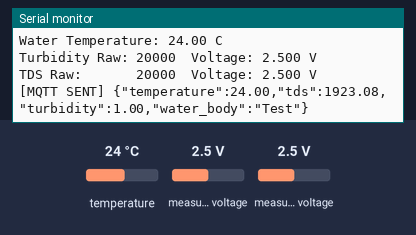
A program run on a simulated ESP8266 (NodeMCU). Parts: the last lines printed to the serial monitor. The inputs (shaded band) are chosen by the test bench; at power-on: temperature 24 °C, measured voltage 2.5 V. WiFi joins after 1.5 s; servers stay silent unless stated; no MQTT or app messages arrive unless stated.

Above: at 3.7 s.
3.8 s: temperature set to 12 °C
At 5.1 s:
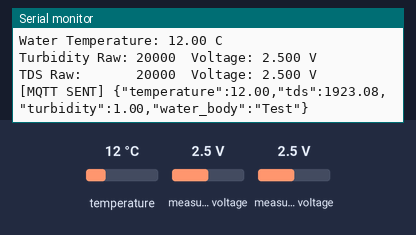
5.3 s: measured voltage (sensor 200) set to 0.1 V
At 6.0 s:
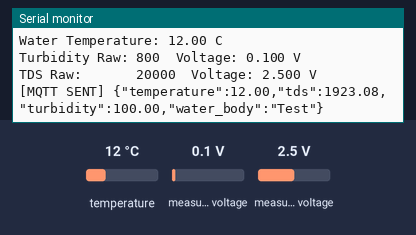
6.8 s: measured voltage (sensor 201) set to 0.1 V
At 8.1 s:
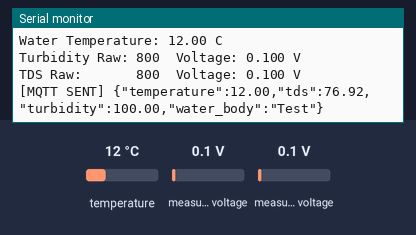
8.3 s: temperature set to 19 °C
At 9.4 s:
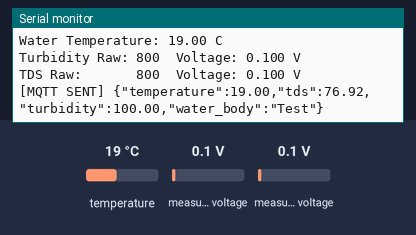
9.8 s: measured voltage (sensor 200) set to 1.2 V
At 11.1 s:
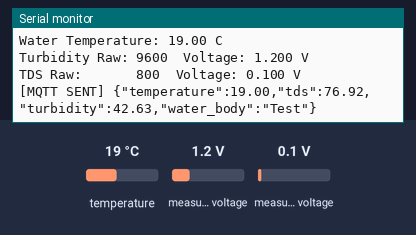
11.3 s: measured voltage (sensor 201) set to 1.2 V
At 12.0 s:
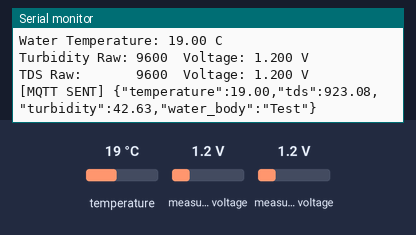
Timing chart, 0 to 13.8 s (numbered marks = the images above; inputs shaded):
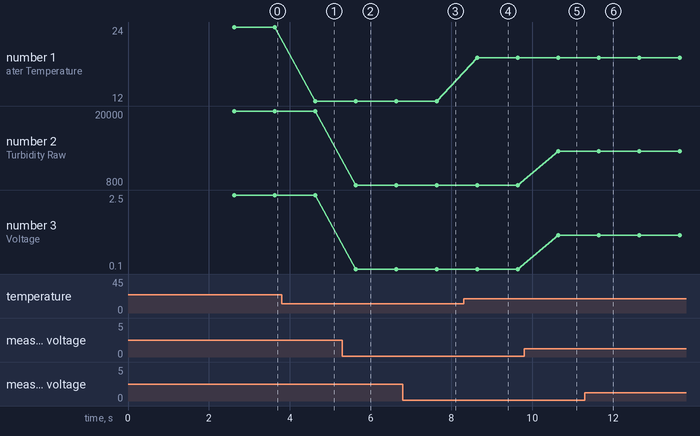

The program:

main.cpp
```cpp
/*
  ESP8266 -> MQTT Water Quality System
  ----------------------------------------
  Reads DS18B20 (temperature), ADS1115 (TDS + turbidity),
  publishes JSON telemetry to MQTT broker on laptop.
  PC-side AI engine handles preprocessing, deep-learning inference,
  SQLite storage, and React dashboard serving.

  Libraries (managed by PlatformIO):
    - PubSubClient (MQTT)
    - Adafruit ADS1X15
    - OneWire + DallasTemperature

  Pin wiring:
    DS18B20 DATA  -> D5 (GPIO14)  + 4.7k pull-up to 3.3V
    ADS1115 SDA   -> D2 (GPIO4)
    ADS1115 SCL   -> D1 (GPIO5)
    TDS sensor    -> ADS1115 A1
    Turbidity     -> ADS1115 A0
*/

#include <Arduino.h>
#include <ESP8266WiFi.h>
#include <PubSubClient.h>
#include <Wire.h>
#include <Adafruit_ADS1X15.h>
#include <OneWire.h>
#include <DallasTemperature.h>

// =================================================================
// CONFIGURATION — UPDATE THESE FOR YOUR NETWORK
// =================================================================
const char* WIFI_SSID = "  ";        // Your WiFi SSID
const char* WIFI_PASS = "QAZWSX123578";   // Your WiFi password
const char* MQTT_HOST = "10.79.24.1";   // Updated Laptop WiFi IP
const uint16_t MQTT_PORT = 1884;
const char* MQTT_TOPIC = "water/telemetry";
const char* WATER_BODY = "Test";

// =================================================================
// SENSOR CALIBRATION PROFILES
// =================================================================
// TDS Sensor Calibration
// Calibrated for Pune Municipal Corporation (PMC) Tap Water
// Pune tap water (Khadakwasla dam) typically has a TDS of ~80 to 120 ppm.
const float TDS_CALIBRATION_VOLTAGE = 0.130f; // Typical live voltage reading for this sensor in tap water
const float TDS_CALIBRATION_PPM = 100.0f;     // Average PMC tap water TDS

// Turbidity Sensor Calibration
// Calibrated for Pune Tap Water (very clear, usually < 1.0 NTU)
const float TURBIDITY_CLEAR_VOLTAGE = 1.708f; // Voltage currently read by your sensor
const float TURBIDITY_CLEAR_NTU = 1.0f;       // Clean tap water baseline
const float TURBIDITY_MUDDY_VOLTAGE = 0.5f;   // Estimate for muddy/monsoon water
const float TURBIDITY_MUDDY_NTU = 100.0f;


// =================================================================
// HARDWARE
// =================================================================
#define ONE_WIRE_BUS D5

OneWire oneWire(ONE_WIRE_BUS);
DallasTemperature tempSensor(&oneWire);

Adafruit_ADS1115 ads;
bool adsFound = false;

WiFiClient espClient;
PubSubClient mqtt(espClient);

// =================================================================
// NON-BLOCKING TIMER
// =================================================================
unsigned long lastPublish = 0;
const unsigned long PUBLISH_INTERVAL = 1000;  // 1 second — matches dashboard refresh rate

// =================================================================
// SETUP WIFI
// =================================================================
void setup_wifi() {
  Serial.print("\n[WiFi] Connecting to: ");
  Serial.println(WIFI_SSID);
  WiFi.mode(WIFI_STA);
  WiFi.begin(WIFI_SSID, WIFI_PASS);

  int attempts = 0;
  while (WiFi.status() != WL_CONNECTED) {
    delay(500);
    Serial.print(".");
    yield();
    if (++attempts > 60) {  // 30-second timeout
      Serial.println("\n[WiFi] FAILED — restarting ESP...");
      ESP.restart();
    }
  }

  Serial.println();
  Serial.print("[WiFi] Connected! IP: ");
  Serial.println(WiFi.localIP());
}

// =================================================================
// MQTT RECONNECT
// =================================================================
void mqtt_reconnect() {
  int retries = 0;
  while (!mqtt.connected() && retries < 5) {
    Serial.printf("[MQTT] Connecting to %s:%d ...", MQTT_HOST, MQTT_PORT);
    if (mqtt.connect("ESP8266-WaterNode")) {
      Serial.println(" connected!");
      return;
    }
    Serial.printf(" failed (rc=%d), retry in 3s\n", mqtt.state());
    retries++;
    delay(3000);
    yield();
  }
}

// =================================================================
// SETUP
// =================================================================
void setup() {
  Serial.begin(115200);
  delay(1000);

  Serial.println();
  Serial.println("=================================");
  Serial.println("ESP8266 Water Quality Sensor Test");
  Serial.println("  + MQTT Telemetry for Dashboard");
  Serial.println("=================================");

  // I2C bus: SDA = D2, SCL = D1
  Wire.begin(D2, D1);

  Serial.println("\n--- I2C SCANNER ---");
  byte count = 0;
  for (byte i = 8; i < 120; i++) {
    Wire.beginTransmission(i);
    if (Wire.endTransmission() == 0) {
      Serial.print("Found I2C device at address: 0x");
      Serial.println(i, HEX);
      count++;
    }
  }
  if (count == 0) Serial.println("No I2C devices found!");
  Serial.println("-------------------\n");

  // ADS1115 ADC
  adsFound = ads.begin();
  if (adsFound) {
    ads.setGain(GAIN_ONE);  // +/- 4.096V range
    Serial.println("[ADS1115] Initialized successfully");
  } else {
    Serial.println("[ADS1115] WARNING: Not found at 0x48 — TDS/Turbidity will read 0");
  }

  // DS18B20 temperature
  tempSensor.begin();
  tempSensor.setWaitForConversion(false);  // Non-blocking conversion
  tempSensor.requestTemperatures();        // Trigger first conversion

  Serial.print("[DS18B20] Sensors found: ");
  Serial.println(tempSensor.getDeviceCount());

  // WiFi + MQTT
  setup_wifi();
  mqtt.setServer(MQTT_HOST, MQTT_PORT);

  Serial.println();
  Serial.println("[READY] Starting telemetry loop...");
  Serial.println();
}

// =================================================================
// LOOP
// =================================================================
void loop() {
  // Keep MQTT connection alive
  if (!mqtt.connected()) {
    mqtt_reconnect();
  }
  mqtt.loop();
  yield();

  // Non-blocking publish timer
  unsigned long now = millis();
  if (now - lastPublish < PUBLISH_INTERVAL) {
    delay(10);
    return;
  }
  lastPublish = now;

  // ----- 1. Temperature (non-blocking read) -----
  float temperatureC = tempSensor.getTempCByIndex(0);
  tempSensor.requestTemperatures();  // Trigger next conversion for next cycle
  yield();

  // ----- 2. ADC channels (TDS + Turbidity) -----
  int16_t tdsRaw = 0;
  int16_t turbidityRaw = 0;
  float tdsVoltage = 0.0f;
  float turbidityVoltage = 0.0f;

  if (adsFound) {
    tdsRaw = ads.readADC_SingleEnded(1);
    yield();
    turbidityRaw = ads.readADC_SingleEnded(0);
    yield();
    tdsVoltage = ads.computeVolts(tdsRaw);
    turbidityVoltage = ads.computeVolts(turbidityRaw);
  }

  // =================================================================
  // 3. SENSOR CALIBRATION ALGORITHMS
  // =================================================================

  // TDS Calculation (Linear Interpolation based on calibration fluid)
  // Assumes 0V = 0ppm.
  float tds = 0.0f;
  if (tdsVoltage > 0) {
      tds = (tdsVoltage / TDS_CALIBRATION_VOLTAGE) * TDS_CALIBRATION_PPM;
  }

  // Turbidity Calculation (Linear Interpolation between Clear and Muddy)
  float turbidity = 0.0f;
  if (turbidityVoltage >= TURBIDITY_CLEAR_VOLTAGE) {
      turbidity = TURBIDITY_CLEAR_NTU; // Max clarity
  } else if (turbidityVoltage <= TURBIDITY_MUDDY_VOLTAGE) {
      turbidity = TURBIDITY_MUDDY_NTU; // Max muddiness
  } else {
      // Map voltage linearly between clear and muddy thresholds
      float voltageRange = TURBIDITY_CLEAR_VOLTAGE - TURBIDITY_MUDDY_VOLTAGE;
      float ntuRange = TURBIDITY_MUDDY_NTU - TURBIDITY_CLEAR_NTU;
      float voltageDrop = TURBIDITY_CLEAR_VOLTAGE - turbidityVoltage;

      turbidity = TURBIDITY_CLEAR_NTU + ((voltageDrop / voltageRange) * ntuRange);
  }

  // ----- 3. Serial debug output (same format as your test code) -----
  Serial.println("---------------------------------");

  if (temperatureC <= -126.0f) {
    Serial.println("Water Temperature: ERROR - Sensor disconnected");
  } else {
    Serial.print("Water Temperature: ");
    Serial.print(temperatureC);
    Serial.println(" C");
  }

  Serial.print("Turbidity Raw: ");
  Serial.print(turbidityRaw);
  Serial.print("  Voltage: ");
  Serial.print(turbidityVoltage, 3);
  Serial.println(" V");

  Serial.print("TDS Raw:       ");
  Serial.print(tdsRaw);
  Serial.print("  Voltage: ");
  Serial.print(tdsVoltage, 3);
  Serial.println(" V");

  // ----- 4. Build JSON and publish via MQTT -----
  String payload = "{";
  payload += "\"temperature\":" + String(temperatureC, 2) + ",";
  payload += "\"tds\":" + String(tds, 2) + ",";
  payload += "\"turbidity\":" + String(turbidity, 2) + ",";
  payload += "\"water_body\":\"" + String(WATER_BODY) + "\"";
  payload += "}";

  if (mqtt.publish(MQTT_TOPIC, payload.c_str())) {
    Serial.print("[MQTT SENT] ");
    Serial.println(payload);
  } else {
    Serial.println("[MQTT ERROR] Publish failed");
  }
}
```

Measured:
- after the input at 3.8 s, the serial monitor: prints a new line after 0.83 s (image 1)
- after the input at 5.3 s, the serial monitor: prints a new line after 0.33 s (image 2)
- after the input at 6.8 s, the serial monitor: prints a new line after 0.84 s (image 3)
- after the input at 8.3 s, the serial monitor: prints a new line after 0.34 s (image 4)
- after the input at 9.8 s, the serial monitor: prints a new line after 0.84 s (image 5)
- after the input at 11.3 s, the serial monitor: prints a new line after 0.34 s (image 6)
- plotted number 1: 24 → 12 after the input at 3.8 s, 12 → 19 after the input at 8.3 s
- plotted number 2: 20000 → 800 after the input at 5.3 s, 800 → 9600 after the input at 9.8 s
